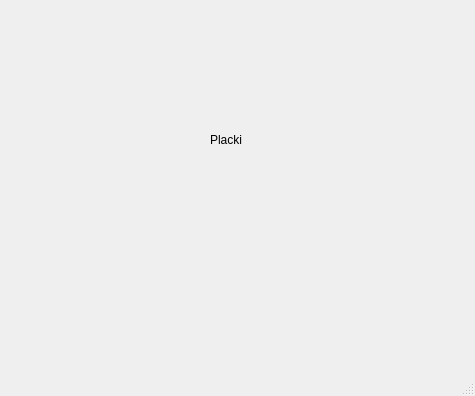
<?xml version="1.0" encoding="UTF-8"?>
<ui version="4.0">
 <class>placki</class>
 <widget class="QMainWindow" name="placki">
  <property name="geometry">
   <rect>
    <x>0</x>
    <y>0</y>
    <width>475</width>
    <height>396</height>
   </rect>
  </property>
  <property name="windowTitle">
   <string>MainWindow</string>
  </property>
  <widget class="QWidget" name="centralwidget">
   <widget class="QLabel" name="label">
    <property name="geometry">
     <rect>
      <x>210</x>
      <y>130</y>
      <width>52</width>
      <height>20</height>
     </rect>
    </property>
    <property name="text">
     <string>Placki</string>
    </property>
   </widget>
  </widget>
  <widget class="QMenuBar" name="menubar">
   <property name="geometry">
    <rect>
     <x>0</x>
     <y>0</y>
     <width>475</width>
     <height>22</height>
    </rect>
   </property>
  </widget>
  <widget class="QStatusBar" name="statusbar"/>
 </widget>
 <resources/>
 <connections/>
</ui>
